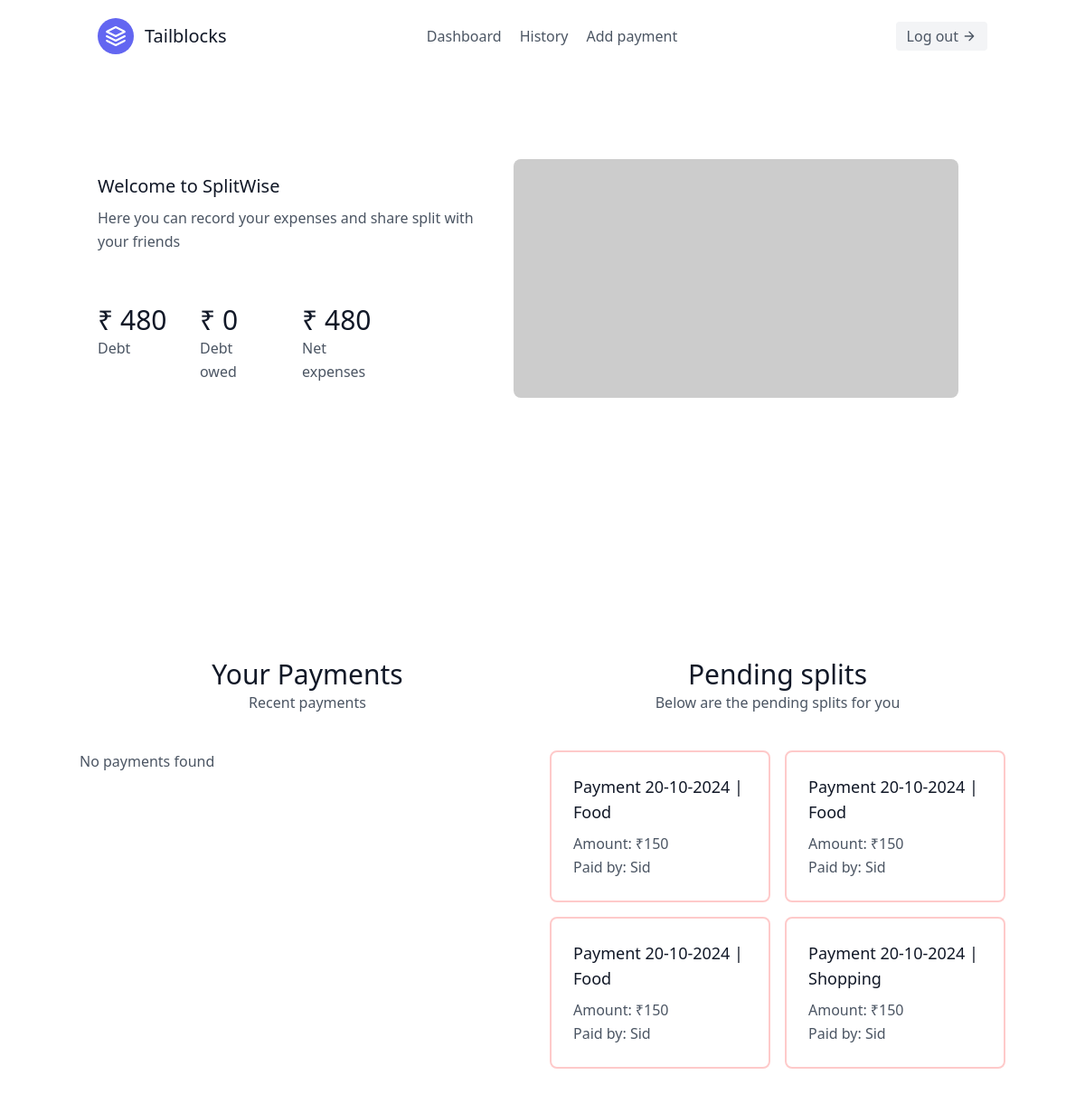
/dashboard (signed in), run on an earlier commit of the app's database.
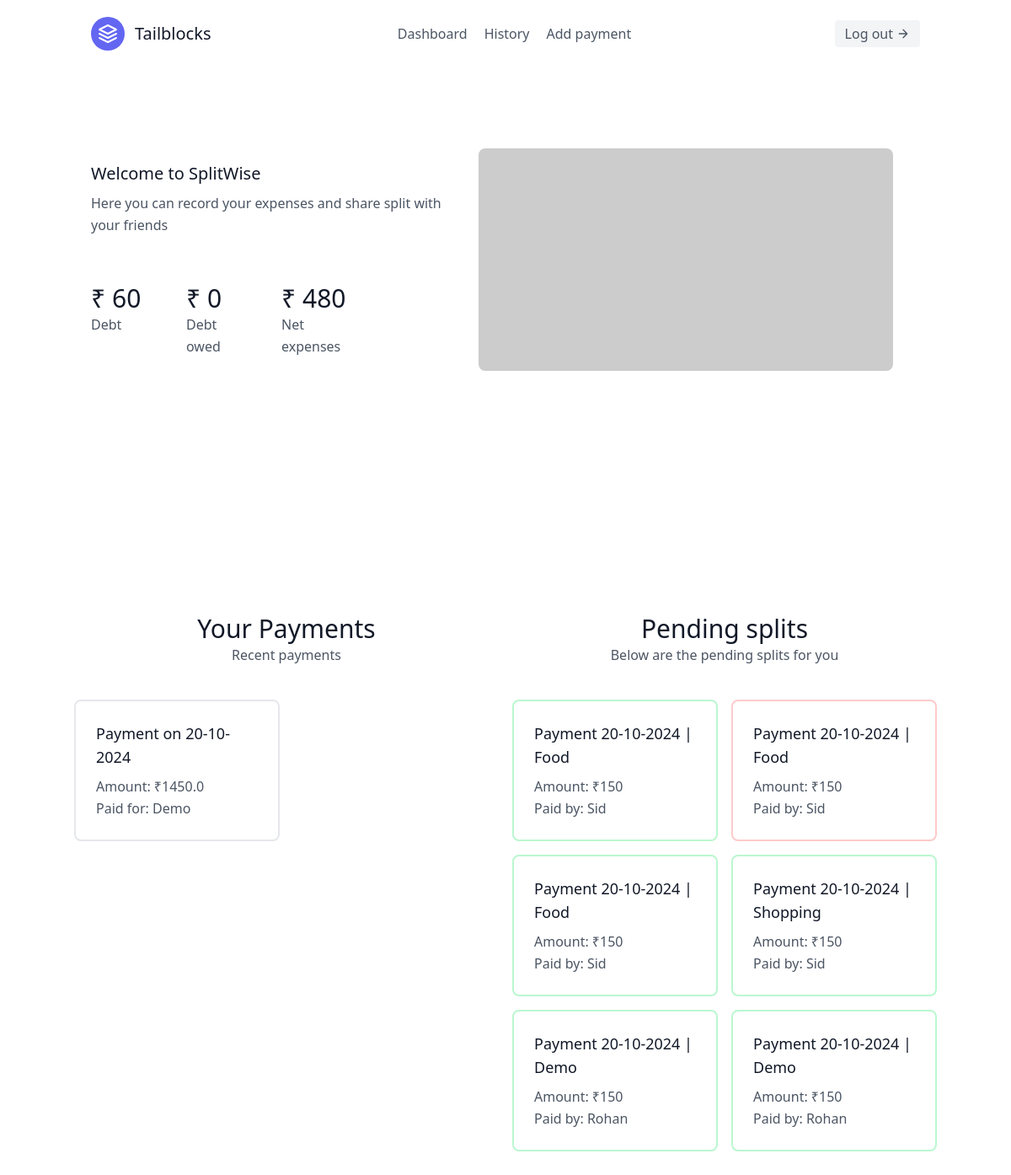
And on a later commit of the database.
### app.py (models this page shows, shortened)
class Payment(db.Model):
    payment_id = db.Column(db.Integer, primary_key=True)
    user_id = db.Column(db.Integer, db.ForeignKey('user.id'), nullable=False)
    amount = db.Column(db.Float, nullable=False)
    time = db.Column(db.DateTime, default=datetime.utcnow, nullable=False)
    purpose = db.Column(db.String(200), nullable=False)
    status = db.Column(db.String(50), nullable=True)
    splits = db.relationship('Split', backref='payment', lazy=True)
    def serialize(self):
        return {
            'payment_id': self.payment_id,
            'user_id': self.user_id,
            'amount': round(self.amount, 2),
            'time': datetime.strftime(self.time, "%d-%m-%Y"),
            'purpose': self.purpose,
            'status': self.status
        }

class User(db.Model, UserMixin):
    id = db.Column(db.Integer, primary_key=True)
    name = db.Column(db.String(100))
    email = db.Column(db.String(100), unique=True)
    username = db.Column(db.String(100), unique=True)
    password = db.Column(db.String(255))
    active = db.Column(db.Boolean)
    confirmed_at = db.Column(db.DateTime)
    fs_uniquifier = db.Column(db.String(255), unique=True, nullable=False)
    roles = db.relationship('Role', secondary=roles_users, backref=db.backref('users', lazy='dynamic'))
    payments = db.relationship('Payment', backref='payer', lazy=True)
    splits_received = db.relationship('Split', foreign_keys='Split.user_id', backref='user', lazy=True)
    splits_paid = db.relationship('Split', foreign_keys='Split.payer_id', backref='payer', lazy=True)
    roles = db.relationship('Role', secondary=roles_users, backref=db.backref('users', lazy='dynamic'))
    def serialize(self):
        return {
            'id': self.id,
            'name': self.name,
            'email': self.email,
            'username': self.username
        }

### app.py (the view)
@app.route('/dashboard')
@login_required
def dashboard():
    payments = Payment.query.filter_by(user_id=current_user.id).order_by(Payment.time.desc()).all()
    payments = [payment.serialize() for payment in payments]
    splits = Split.query.filter(
        or_(
            and_(Split.user_id == current_user.id, Split.payer_id != current_user.id),
            and_(Split.payer_id == current_user.id, Split.user_id != current_user.id)
        ),
        and_(extract('year', Split.time) == current_year, extract('month', Split.time) == current_month)
    ).order_by(Split.time.desc()).all()
    splits = [split.serialize() for split in splits][:6]  # Limit to the latest 6 splits
    debt = Split.query.filter_by(user_id=current_user.id, status=False).all()
    debt = sum([int(entity.serialize()["amount"]) for entity in debt])
    debt_owed = Split.query.filter_by(payer_id=current_user.id, status=False).all()
    debt_owed = sum([int(entity.serialize()["amount"]) for entity in debt_owed])
    expense = sum(
        [int(entity.serialize()["amount"]) for entity in Split.query.filter_by(user_id=current_user.id)
         .filter(extract('year', Split.time) == current_year)
         .filter(extract('month', Split.time) == current_month)
         .order_by(Split.time.desc())  # Order by date
         .all()]
    )
    return render_template('dashboard.html', payments=payments, splits=splits, debt=debt, debt_owed=debt_owed, expense=expense)

### app.py (called while the page is built)
    def serialize(self):
        return {
            'split_id': self.split_id,
            'payment_id': self.payment_id,
            'purpose': Payment.query.filter(Payment.payment_id == self.payment_id).first().purpose,
            'user': User.query.filter(User.id == self.user_id).first().serialize(),
            'payer_id': User.query.filter(User.id == self.payer_id).first().serialize(),
            'amount': round(self.amount, 2),
            'paid': self.status,
            'status': self.status,
            'time': datetime.strftime(self.time, "%d-%m-%Y"),
        }

### templates/dashboard.html (shortened to what this page needs)
{% extends "base.html" %} {% block content %}
<section class="text-gray-600 body-font">
  <div class="container px-5 py-24 mx-auto flex flex-wrap">
    <div
      class="flex flex-wrap -mx-4 mt-auto mb-auto lg:w-1/2 sm:w-2/3 content-start sm:pr-10"
    >
      <div class="w-full sm:p-4 px-4 mb-6">
        <h1 class="title-font font-medium text-xl mb-2 text-gray-900">
          Welcome to SplitWise
        </h1>
        <div class="leading-relaxed">
          Here you can record your expenses and share split with your friends
        </div>
      </div>
      <div class="p-4 sm:w-1/2 lg:w-1/4 w-1/2">
        <h2 class="title-font font-medium text-3xl text-gray-900">
          ₹ {{ debt }}
        </h2>
        <p class="leading-relaxed">Debt</p>
      </div>
      <div class="p-4 sm:w-1/2 lg:w-1/4 w-1/2">
        <h2 class="title-font font-medium text-3xl text-gray-900">
          ₹ {{ debt_owed }}
        </h2>
        <p class="leading-relaxed">Debt owed</p>
      </div>
      <div class="p-4 sm:w-1/2 lg:w-1/4 w-1/2">
        <h2 class="title-font font-medium text-3xl text-gray-900">
          ₹ {{ expense }}
        </h2>
        <p class="leading-relaxed">Net expenses</p>
      </div>
    </div>
    <div
      class="lg:w-1/2 sm:w-1/3 w-full rounded-lg overflow-hidden mt-6 sm:mt-0"
    >
      <img
        class="object-cover object-center w-full h-full"
        src="https://dummyimage.com/600x300"
        alt="stats"
      />
    </div>
  </div>
</section>
<section class="text-gray-600 body-font">
  <div class="container mx-auto py-24 w-full">
    <div class="grid grid-cols-2 gap-4 w-full">
      <div class="space-y-4 gap-4">
        <div class="container mx-auto py-24 gap-4">
          <div class="text-center w-full mb-10">
            <h1
              class="sm:text-3xl text-2xl font-medium title-font text-gray-900"
            >
              Your Payments
            </h1>
            <p class="leading-relaxed">Recent payments</p>
          </div>
          <div class="grid grid-cols-2 gap-4">
            {% if payments == [] %}
            <p>No payments found</p>
            {% else %}
            {% for payment in payments %}
            <div class="border-2 border-gray-200 p-6 rounded-lg">
              <h2 class="text-lg font-medium text-gray-900 title-font mb-2">
                Payment on {{ payment.time }}
              </h2>
              <p class="leading-relaxed text-base">
                Amount: ₹{{ payment.amount }}
              </p>
              <p class="leading-relaxed text-base">
                Paid for: {{ payment.purpose }}
              </p>
            </div>
            {% endfor %} {% endif %}
          </div>
        </div>
      </div>
      <div class="gap-4 space-y-4">
        <div class="container mx-auto py-24">
          <div class="text-center w-full mb-10">
            <h1
              class="sm:text-3xl text-2xl font-medium title-font text-gray-900"
            >
              Pending splits
            </h1>
            <p class="leading-relaxed">Below are the pending splits for you</p>
          </div>
          <div class="grid grid-cols-2 gap-4">
            {% if splits == [] %}
            <p>No payments found</p>
            {% else %} {% for split in splits %}
            <div
              class="{{'border-2 border-red-200 p-6 rounded-lg'  if not split.status else 'border-2 border-green-200 p-6 rounded-lg' }}"
            >
              <h2 class="text-lg font-medium text-gray-900 title-font mb-2">
                Payment {{ split.time }} | {{ split.purpose }}
              </h2>
              <p class="leading-relaxed text-base">Amount: ₹150</p>
              <p class="leading-relaxed text-base">
                Paid by: {{ split.payer_id.name }}
              </p>
            </div>
            {% endfor %} {% endif %}
          </div>
        </div>
      </div>
    </div>
  </div>
</section>
{% endblock %}

### templates/base.html (shortened to what this page needs)
<!DOCTYPE html>
<html lang="en">
  <head>
    <script src="https://cdn.tailwindcss.com"></script>
  </head>
  <body>
    <header class="text-gray-600 body-font">
      <div
        class="container mx-auto flex flex-wrap p-5 flex-col md:flex-row items-center"
      >
        <a
          href="/"
          target="_blank"
          class="flex title-font font-medium items-center text-gray-900 mb-4 md:mb-0"
        >
          <svg
            xmlns="http://www.w3.org/2000/svg"
            fill="none"
            stroke="currentColor"
            stroke-linecap="round"
            stroke-linejoin="round"
            stroke-width="2"
            class="w-10 h-10 text-white p-2 bg-indigo-500 rounded-full"
            viewBox="0 0 24 24"
          >
            <path
              d="M12 2L2 7l10 5 10-5-10-5zM2 17l10 5 10-5M2 12l10 5 10-5"
            ></path>
          </svg>
          <span class="ml-3 text-xl">Tailblocks</span>
        </a>
        <nav
          class="md:ml-auto md:mr-auto flex flex-wrap items-center text-base justify-center"
        >
          <a href="/dashboard" class="mr-5 hover:text-gray-900">Dashboard</a>
          <a href="/history" class="mr-5 hover:text-gray-900">History</a>
          <a href="/payment" class="mr-5 hover:text-gray-900" id="toggleButton"
            >Add payment</a
          >
        </nav>
        <a
          href="/logout"
          class="inline-flex items-center bg-gray-100 border-0 py-1 px-3 focus:outline-none hover:bg-gray-200 rounded text-base mt-4 md:mt-0"
        >
          Log out
          <svg
            fill="none"
            stroke="currentColor"
            stroke-linecap="round"
            stroke-linejoin="round"
            stroke-width="2"
            class="w-4 h-4 ml-1"
            viewBox="0 0 24 24"
          >
            <path d="M5 12h14M12 5l7 7-7 7"></path>
          </svg>
        </a>
      </div>
    </header>
    {% block content %} {% endblock %}
  </body>
</html>

What changed in the data, as far as the page shows it:
added Payment: time "20-10-2024", amount "1450.0", purpose "Demo", purpose "Demo" "Demo"
now on this page (row unchanged): User: payer_id.name "Rohan" "Rohan"
Also different on the page:
{{ debt }}: "480" → "60"
new list line: "Payment 20-10-2024 | Amount: ₹150 Paid by:"
text no longer shown: "No payments found"
